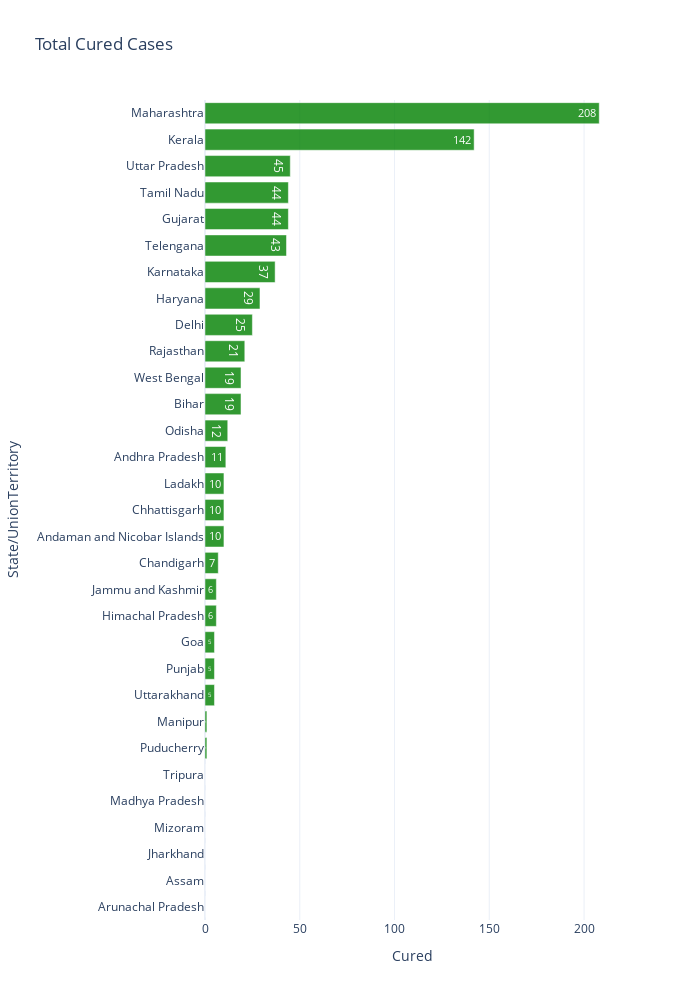

The cell this chart's notebook holds for it:
### Code cell
fig = px.bar(state_cases.sort_values('Cured', ascending= False).sort_values('Cured', ascending=True), 
             x="Cured", y="State/UnionTerritory", 
             title='Total Cured Cases', 
             text='Cured', 
             orientation='h', 
             width=700, height=1000)
fig.update_traces(marker_color='#008000', opacity=0.8, textposition='inside')

fig.update_layout(template = 'plotly_white')
fig.show()

### Figure 1 — Plotly figure (JSON) as saved in the notebook; plotly's stock layout.template omitted (floating-point values rounded to 4 significant figures)
{"data": [{"alignmentgroup": "True", "hoverlabel": {"namelength": 0}, "hovertemplate": "Cured=%{text}<br>State/UnionTerritory=%{y}", "legendgroup": "", "marker": {"color": "#008000"}, "name": "", "offsetgroup": "", "opacity": 0.8, "orientation": "h", "showlegend": false, "text": [0.0, 0.0, 0.0, 0.0, 0.0, 0.0, 1.0, 1.0, 5.0, 5.0, 5.0, 6.0, 6.0, 7.0, 10.0, 10.0, 10.0, 11.0, 12.0, 19.0, 19.0, 21.0, 25.0, 29.0, 37.0, 43.0, 44.0, 44.0, 45.0, 142.0, 208.0], "textposition": "inside", "type": "bar", "x": [0, 0, 0, 0, 0, 0, 1, 1, 5, 5, 5, 6, 6, 7, 10, 10, 10, 11, 12, 19, 19, 21, 25, 29, 37, 43, 44, 44, 45, 142, 208], "xaxis": "x", "y": ["Arunachal Pradesh", "Assam", "Jharkhand", "Mizoram", "Madhya Pradesh", "Tripura", "Puducherry", "Manipur", "Uttarakhand", "Punjab", "Goa", "Himachal Pradesh", "Jammu and Kashmir", "Chandigarh", "Andaman and Nicobar Islands", "Chhattisgarh", "Ladakh", "Andhra Pradesh", "Odisha", "Bihar", "West Bengal", "Rajasthan", "Delhi", "Haryana", "Karnataka", "Telengana", "Gujarat", "Tamil Nadu", "Uttar Pradesh", "Kerala", "Maharashtra"], "yaxis": "y"}], "layout": {"barmode": "relative", "height": 1000, "legend": {"tracegroupgap": 0}, "title": {"text": "Total Cured Cases"}, "width": 700, "xaxis": {"anchor": "y", "domain": [0.0, 1.0], "title": {"text": "Cured"}}, "yaxis": {"anchor": "x", "domain": [0.0, 1.0], "title": {"text": "State/UnionTerritory"}}}}
